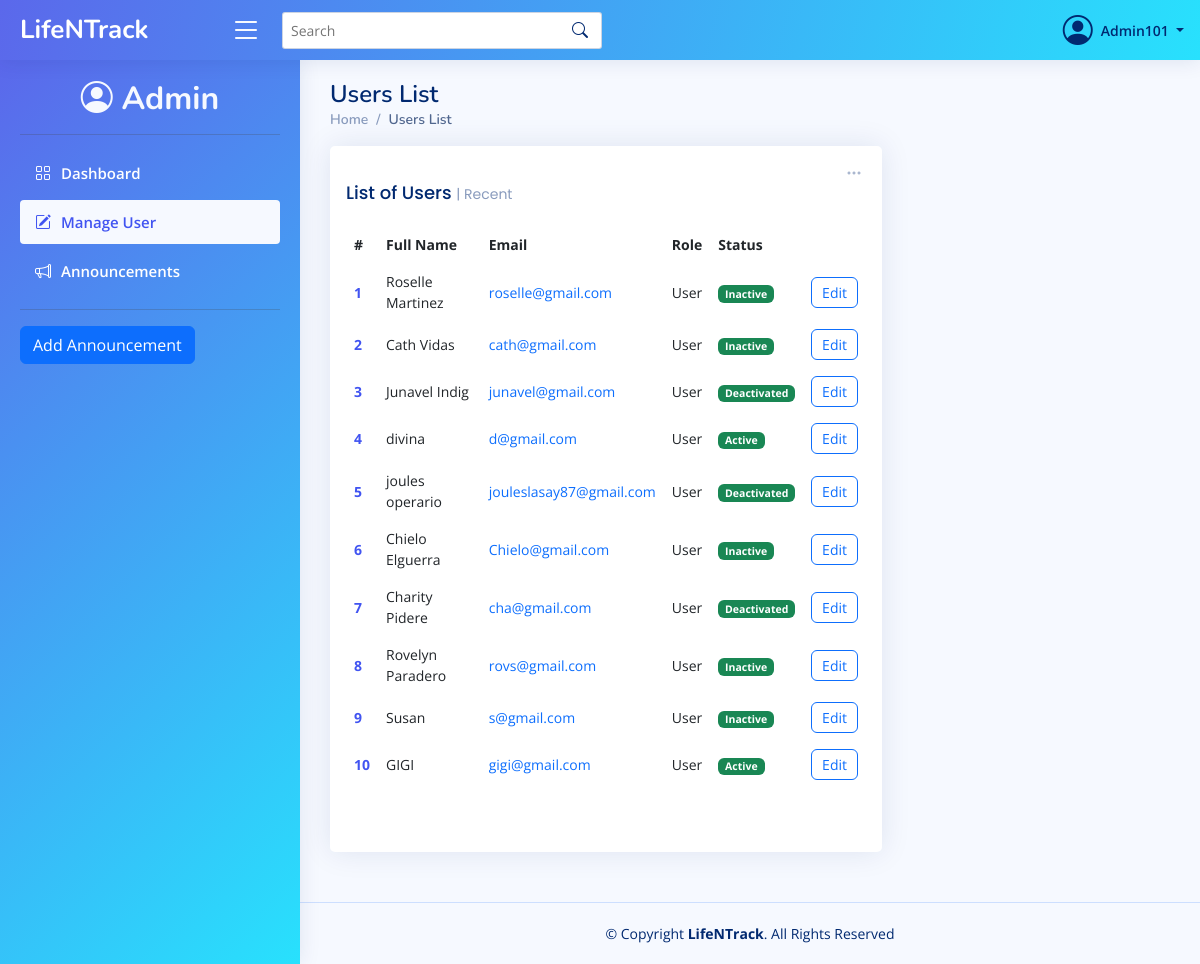
Page /client/pages/admin/usersList.php (signed in) on the committed database.
### tables this page shows
CREATE TABLE `user` (
  `userID` int(11) NOT NULL,
  `Fullname` varchar(50) NOT NULL,
  `Gender` enum('Male','Female','Other') NOT NULL,
  `Email` varchar(50) NOT NULL,
  `Password` varchar(50) NOT NULL,
  `Bio` varchar(255) NOT NULL,
  `Role` varchar(50) NOT NULL,
  `Status` varchar(50) NOT NULL
);

### server/controllers/getUserDetails.php (called while the page is built, shortened)
<?php
$userID = $_SESSION['id'];
$conn = getConnection();
$userSql = "SELECT * FROM user WHERE userID = '$userID'";
$userDetResult = mysqli_query($conn, $userSql);
$userData = mysqli_fetch_assoc($userDetResult);
?>

### client/pages/admin/usersList.php (the view, shortened to what this page needs)
<?php
include_once("../../../server/controllers/getUserDetails.php");
?>
<!DOCTYPE html>
<html lang="en">
<head>
    <?php include_once('../../components/vendorCSSLinks.php') ?>
    <link href="../../assets/css/style.css" rel="stylesheet">
    <link href="../../assets/css/admin.css" rel="stylesheet">
</head>
<body>
    <?php include_once('../../components/adminHeader.php') ?>
    <?php include_once('../../components/adminSidebar.php') ?>
    <main id="main" class="main">
        <div class="pagetitle">
            <h1>Users List</h1>
            <nav>
                <ol class="breadcrumb">
                    <li class="breadcrumb-item"><a href="index.php">Home</a></li>
                    <li class="breadcrumb-item active">Users List</li>
                </ol>
            </nav>
        </div>
        <section class="section dashboard">
            <div class="row">
                <div class="col-lg-8">
                    <div class="row">
                        <div class="col-12">
                            <div class="card recent-sales overflow-auto">
                                <div class="filter">
                                    <a class="icon" href="#" data-bs-toggle="dropdown"><i class="bi bi-three-dots"></i></a>
                                </div>
                                <div class="card-body">
                                    <h5 class="card-title">List of Users <span>| Recent</span></h5>
                                    <table class="table table-borderless user-list-table">
                                        <thead>
                                            <tr>
                                                <th scope="col">#</th>
                                                <th scope="col">Full Name</th>
                                                <th scope="col">Email</th>
                                                <th scope="col">Role</th>
                                                <th scope="col">Status</th>
                                            </tr>
                                        </thead>
                                        <tbody>
                                            <?php
                                            $sql = "SELECT * FROM user WHERE Role = 'User'";
                                            $result = mysqli_query($conn, $sql);
                                            $count = 1;
                                            if (mysqli_num_rows($result) > 0) :
                                                while ($row = mysqli_fetch_assoc($result)) :
                                            ?>
                                                    <tr>
                                                        <th scope="row"><a href="#"><?= $count ?></a></th>
                                                        <td><?= $row['Fullname'] ?></td>
                                                        <td><a href="#" class="text-primary"><?= $row['Email'] ?></a></td>
                                                        <td><?= $row['Role'] ?></td>
                                                        <td><span class="badge bg-success status-field"><?= $row['Status'] ?></span></td>
                                                        <td>
                                                            <button onclick="editUserStatus(<?= $row['userID'] ?>, '<?= $row['Fullname'] ?>')" type="button" class="btn btn-outline-primary user-list-btn" data-bs-toggle="modal" data-bs-target="#userModal">
                                                                Edit
                                                            </button>
                                                        </td>
                                                    </tr>
                                            <?php
                                                    $count++;
                                                endwhile;
                                            else :
                                                echo "0 results";
                                            endif;
                                            ?>
                                        </tbody>
                                    </table>
                                </div>
                                <div class="card-body">
                                </div>
                            </div>
                        </div>
                    </div>
                </div>
            </div>
        </section>
    </main>
    <footer id="footer" class="footer">
        <div class="copyright">
            &copy; Copyright <strong><span>LifeNTrack</span></strong>. All Rights Reserved
        </div>
    </footer>
</body>
</html>

### client/components/adminHeader.php (shortened to what this page needs)
<header id="header" class="header fixed-top d-flex align-items-center">
    <div class="d-flex align-items-center justify-content-between">
        <a href="index.html" class="logo d-flex align-items-center">
            <span class="d-none d-lg-block">LifeNTrack</span>
        </a>
        <i class="bi bi-list toggle-sidebar-btn"></i>
    </div>
    <div class="search-bar">
        <form class="search-form d-flex align-items-center" method="POST" action="#">
            <input type="text" name="query" placeholder="Search" title="Enter search keyword">
            <button type="submit" title="Search"><i class="bi bi-search"></i></button>
        </form>
    </div>
    <nav class="header-nav ms-auto">
        <ul class="d-flex align-items-center">
            <li class="nav-item dropdown pe-3">
                <a class="nav-link nav-profile d-flex align-items-center pe-0" href="#" data-bs-toggle="dropdown">
                    <i class="bi bi-person-circle" style="font-size: 30px; "></i>
                    <span class="d-none d-md-block dropdown-toggle ps-2"><?= $userData['Fullname'] ?> </span>
                </a>
            </li>
        </ul>
    </nav>
</header>

### client/assets/css/style.css (style rules this page uses)
:root { scroll-behavior: smooth; }
body { font-family: "Open Sans", sans-serif; background: #f6f9ff; color: #444444; }
a { color: #4154f1; text-decoration: none; }
h1, h2, h3, h4, h5, h6 { font-family: "Nunito", sans-serif; }
#main { margin-top: 60px; padding: 20px 30px; transition: all 0.3s; }
.pagetitle { margin-bottom: 10px; }
.pagetitle h1 { font-size: 24px; margin-bottom: 0; font-weight: 600; color: #012970; }
.card { margin-bottom: 30px; border: none; border-radius: 5px; box-shadow: 0px 0 30px rgba(1, 41, 112, 0.1); }
.card-title { padding: 20px 0 15px 0; font-size: 18px; font-weight: 500; color: #012970; font-family: "Poppins", sans-serif; }
.card-title span { color: #899bbd; font-size: 14px; font-weight: 400; }
.breadcrumb { font-size: 14px; font-family: "Nunito", sans-serif; color: #899bbd; font-weight: 600; }
.breadcrumb a { color: #899bbd; transition: 0.3s; }
.breadcrumb .breadcrumb-item::before { color: #899bbd; }
.breadcrumb .active { color: #51678f; font-weight: 600; }
.logo { line-height: 1; }
@media (min-width: 1200px) { .logo { width: 200px; } }
.logo span { font-size: 26px; font-weight: 700; color: #012970; font-family: "Nunito", sans-serif; }
.header { transition: all 0.5s; z-index: 997; height: 60px; box-shadow: 0px 2px 20px rgba(1, 41, 112, 0.1); background-color: #fff; padding-left: 20px; }
.header .toggle-sidebar-btn { font-size: 32px; padding-left: 10px; cursor: pointer; color: #012970; }
.header .search-bar { min-width: 360px; padding: 0 20px; }
.header .search-form { width: 100%; }
.header .search-form input { border: 0; font-size: 14px; color: #012970; border: 1px solid rgba(1, 41, 112, 0.2); padding: 7px 38px 7px 8px; border-radius: 3px; transition: 0.3s; width: 100%; }
.header .search-form button { border: 0; padding: 0; margin-left: -30px; background: none; }
.header .search-form button i { color: #012970; }
.header-nav ul { list-style: none; }
.header-nav>ul { margin: 0; padding: 0; }
.header-nav .nav-profile { color: #012970; }
.header-nav .nav-profile span { font-size: 14px; font-weight: 600; }
@media (min-width: 1200px) { #main, #footer { margin-left: 300px; } }
.dashboard .filter { position: absolute; right: 0px; top: 15px; }
.dashboard .filter .icon { color: #aab7cf; padding-right: 20px; padding-bottom: 5px; transition: 0.3s; font-size: 16px; }
.dashboard .recent-sales { font-size: 14px; }
.dashboard .recent-sales .table thead { background: #f6f6fe; }
.dashboard .recent-sales .table thead th { border: 0; }
.footer { padding: 20px 0; font-size: 14px; transition: all 0.3s; border-top: 1px solid #cddfff; }
.footer .copyright { text-align: center; color: #012970; }
table.user-list-table { vertical-align: middle; }
table .user-list-btn { padding: 4px 10px; font-size: 14px; }

### client/assets/css/admin.css (style rules this page uses)
.header { background: linear-gradient(105deg, rgba(91, 104, 235, 1) 0%, rgba(40, 225, 253, 1) 100%); }
.logo span, .header .toggle-sidebar-btn { color: #fff; }
#main { min-height: calc(100vh - 120px); }

### rows in the picture
user: Fullname "Admin101"
user: Fullname "Roselle Martinez", Email "roselle@gmail.com", Role "User", Status "Inactive"
user: Fullname "Cath Vidas", Email "cath@gmail.com", Role "User", Status "Inactive"
user: Fullname "Junavel Indig", Email "junavel@gmail.com", Role "User", Status "Deactivated"
user: Fullname "divina", Email "d@gmail.com", Role "User", Status "Active"
user: Fullname "joules operario", Email "jouleslasay87@gmail.com", Role "User", Status "Deactivated"
user: Fullname "Chielo Elguerra", Email "Chielo@gmail.com", Role "User", Status "Inactive"
user: Fullname "Charity Pidere", Email "cha@gmail.com", Role "User", Status "Deactivated"
user: Fullname "Rovelyn Paradero", Email "rovs@gmail.com", Role "User", Status "Inactive"
user: Fullname "Susan", Email "s@gmail.com", Role "User", Status "Inactive"
user: Fullname "GIGI", Email "gigi@gmail.com", Role "User", Status "Active"
